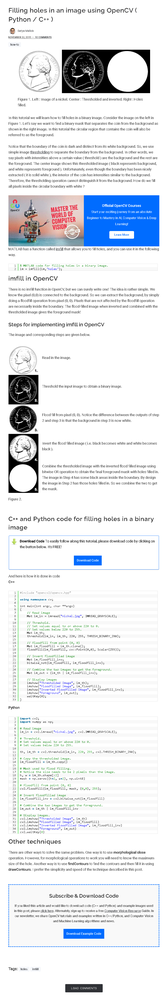
//> input picture OpenCV技巧_二值圖孔洞填充方法與實現(附源碼)/screencapture-learnopencv-filling-holes-in-an-image-using-opencv-python-c-2021-08-23-16_19_51.png, 165 x 1000 px, shrunk from 842 x 5090 before the run
$ ./otsu '../../../../../../OpenCV技巧_二值圖孔洞填充方法與實現(附源碼)/screencapture-learnopencv-filling-holes-in-an-image-using-opencv-python-c-2021-08-23-16_19_51.png'   (built with g++ and OpenCV 4)
//> lines starting //> are read from the running program, lines starting //| are printed output that depends on the picture; after the words box and inside, x2 and y2 are one past the last pixel; in counts of white or black regions, pixels touching at a corner belong together
#include<iostream>
using namespace std;
#include<opencv2/core/core.hpp>
#include<opencv2/highgui/highgui.hpp>
#include<opencv2/imgproc/imgproc.hpp>
using namespace cv;
//计算灰度直方图
Mat calcGrayHist(const Mat & image)
{
	//存储 256 个灰度级的像素数
	Mat histogram = Mat::zeros(Size(256, 1), CV_32SC1);
	int rows = image.rows;
	int cols = image.cols;
	for (int r = 0; r < rows; r++)
	{
		for (int c = 0; c < cols; c++)
		{
			int index = int( image.at<uchar>(r, c));
			histogram.at<int>(0, index) += 1;
		}
	}
	return histogram;
}
//Otsu 阈值处理：得到阈值处理后的二值图 OtsuThreshImage，并返回分割阈值
int otsu(const Mat & image, Mat &OtsuThreshImage)
{
	//计算灰度直方图
	Mat histogram = calcGrayHist(image);
	//归一化灰度直方图
	Mat normHist;
	histogram.convertTo(normHist, CV_32FC1, 1.0 / (image.rows*image.cols), 0.0);
	//计算累加直方图(零阶累加矩)和一阶累加矩
	Mat zeroCumuMoment = Mat::zeros(Size(256, 1), CV_32FC1);
	Mat oneCumuMoment = Mat::zeros(Size(256, 1), CV_32FC1);
	for (int i = 0; i < 256; i++)
	{
		if (i == 0)
		{
			zeroCumuMoment.at<float>(0, i) = normHist.at<float>(0, i);
			oneCumuMoment.at<float>(0, i) = i*normHist.at<float>(0, i);
		}
		else
		{
			zeroCumuMoment.at<float>(0, i) = zeroCumuMoment.at<float>(0, i-1)+ normHist.at<float>(0, i);
			oneCumuMoment.at<float>(0, i) = oneCumuMoment.at<float>(0,i-1) + i*normHist.at<float>(0, i);
		}
	}
	//计算类间方差
	Mat variance = Mat::zeros(Size(256, 1), CV_32FC1);
	//总平均值
	float mean = oneCumuMoment.at<float>(0, 255);
	for (int i = 0; i < 255; i++)
	{
		if (zeroCumuMoment.at<float>(0, i) == 0 || zeroCumuMoment.at<float>(0, i) == 1)
			variance.at<float>(0, i) = 0;
		else
		{
			float cofficient = zeroCumuMoment.at<float>(0, i)*(1.0 - zeroCumuMoment.at<float>(0, i));
			variance.at<float>(0, i) = pow(mean*zeroCumuMoment.at<float>(0, i) - oneCumuMoment.at<float>(0, i), 2.0) / cofficient;
		}
	}
	//找到阈值
	Point maxLoc;
	minMaxLoc(variance, NULL, NULL, NULL, &maxLoc);
	int otsuThresh = maxLoc.x;
	//阈值处理
	threshold(image, OtsuThreshImage, otsuThresh, 255, THRESH_BINARY);
	return otsuThresh;
}
//主函数
int main(int argc, char*argv[])
{
	//输入灰度图矩阵
	Mat image = imread(argv[1], CV_LOAD_IMAGE_GRAYSCALE);
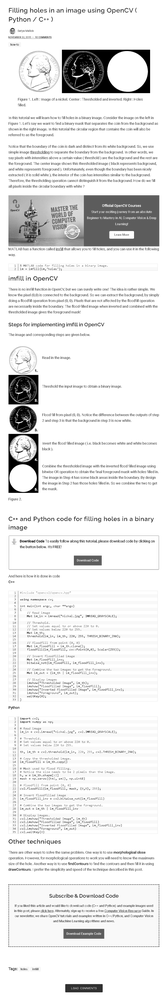
//> image: 1000 rows x 165 cols, CV_8UC1; min 0, max 255, mean 232.6
	if (!image.data)
	{
		cout << "没有图片" << endl;
		return -1;
	}
	//Otsu 阈值分割
	Mat otsuThreshImage;
	int thresh=0;
	thresh = otsu(image, otsuThreshImage);
//> after the loop in calcGrayHist, `for (int r = 0; r < rows; r++)`: histogram = 256 values, max 87398 at index 255, min 11 at index 20, mean 644.5
//> in otsu, `histogram.convertTo(normHist, CV_32FC1, 1.0 / (image.rows*image.cols),..`: normHist = 256 values, max 0.53 at index 255, min 6.67e-05 at index 20, mean 0.00391
//> after the loop in otsu, `for (int i = 0; i < 256; i++)`: zeroCumuMoment = 256 values from 0.00899 to 1; oneCumuMoment = 256 values from 0 to 232.6
//> in otsu, `float mean = oneCumuMoment.at<float>(0, 255);`: mean = 232.6
//> the loop in otsu, `for (int i = 0; i < 255; i++)` made 255 passes
//> cofficient on passes 1 to 12: 0.00891, 0.0105, 0.0117, 0.0128, 0.0135, 0.014, 0.0144, 0.0148, 0.015, 0.0152, 0.0153, 0.0155
//> after the loop in otsu, `for (int i = 0; i < 255; i++)`: variance = 256 values, max 1840.6 at index 170, min 0 at index 255, mean 1431.4
//> in otsu, `minMaxLoc(variance, NULL, NULL, NULL, &maxLoc);`: maxLoc = Point(170, 0)
//> in otsu, `int otsuThresh = maxLoc.x;`: otsuThresh = 170
//> in otsu, `threshold(image, OtsuThreshImage, otsuThresh, 255, THRESH_BINARY);`:
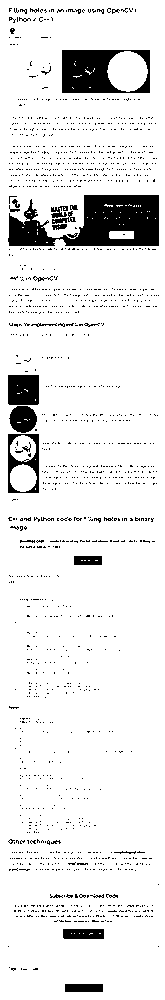
//> OtsuThreshImage: 1000 rows x 165 cols, CV_8UC1; 91.2% white; 1559 black regions (1529 under 20 px), largest, box (x1, y1, x2, y2) and area: (8, 195, 159, 246) 4958, (62, 50, 150, 93) 2465, (8, 375, 39, 405) 916
//> thresh = 170
	cout << "otsu自动分割的阈值为：" << thresh << endl;
//| otsu自动分割的阈值为：170
	//显示阈值分割的结果
	imshow("Otsu阈值分割", otsuThreshImage);
	imwrite("otsu.jpg", otsuThreshImage);
	waitKey(0);
	return 0;
}
